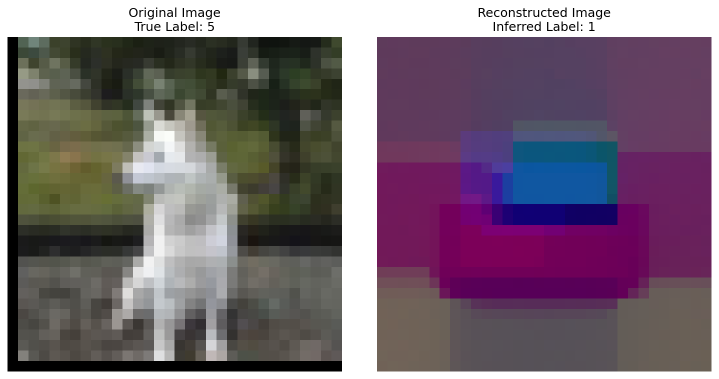
#> input picture baseline_attack_result.png, 1437 x 758 px (shown at 1/2 size)
$ python -i make_poster_pack.py   (imports and definitions only)
#> lines starting #> are read from the running program, lines starting #| are printed output that depends on the picture

import os
import glob
import json
import argparse
import logging
import pandas as pd
import matplotlib.pyplot as plt
import numpy as np
from PIL import Image, ImageDraw, ImageFont
from collections import defaultdict

# Setup logging
# [1 line not run here, left out]
logger = logging.getLogger(__name__)

# Constants
METRICS_FILE = 'metrics.txt'
CONFIG_FILE = 'config.json'
IMAGE_FILE = 'baseline_attack_result.png'
REPORT_DIR = os.path.join('results', 'report')

def setup_fonts():
    # Try to find a decent font, fallback to default
    try:
        # MacOS/Linux common paths
        possible_fonts = [
            "/System/Library/Fonts/Helvetica.ttc",
            "/usr/share/fonts/truetype/dejavu/DejaVuSans.ttf",
            "/usr/share/fonts/truetype/liberation/LiberationSans-Regular.ttf"
        ]
        for font_path in possible_fonts:
            if os.path.exists(font_path):
                return ImageFont.truetype(font_path, 20)
    except:
        pass
    return ImageFont.load_default()

FONT = setup_fonts()

# [102 lines left out: functions parse_metrics, infer_defense_info, scan_results, not called in this run]

def crop_image_panel(img_path, section='recon'):
    """
    Crops specific section from the vertical stack output.
    Assumes standard 3-row layout: Orig, Recon, Diff.
    """
#> called with img_path = '../baseline_attack_result.png', section = 'recon'
    if not img_path: return None
    try:
        img = Image.open(img_path)
#> img is the input picture: PIL image 1437x758 RGBA; mean R, G, B, A 118.5, 103.2, 116.4, 255
        w, h = img.size
#> w = 1437; h = 758
        # Assume 3 rows
        row_h = h // 3
#> row_h = 252

        if section == 'orig':
            return img.crop((0, 0, w, row_h))
        elif section == 'recon':
            return img.crop((0, row_h, w, row_h * 2))
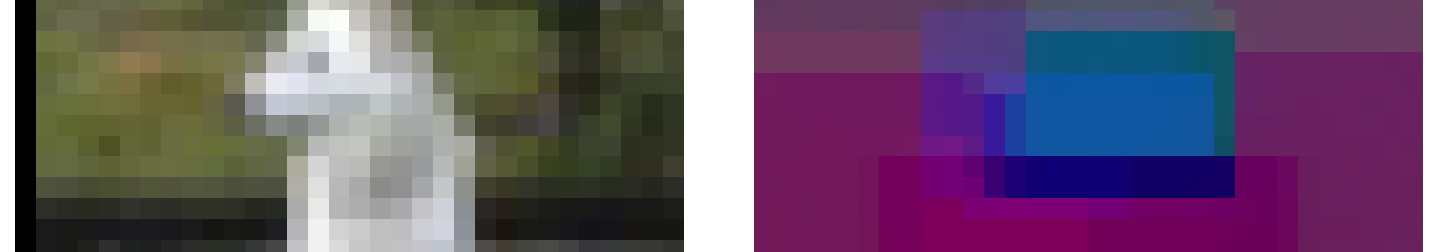
#> returned value: PIL image 1437x252 RGBA; mean R, G, B, A 103.6, 83.1, 106.5, 255
        elif section == 'diff':
            return img.crop((0, row_h * 2, w, h))
        else:
            return img
    except Exception as e:
        logger.error(f"Error cropping {img_path}: {e}")
        return None

# [259 lines left out: functions make_hero_panel, make_vulnerability_plot, make_tradeoff_plot, make_montage, main, not called in this run]

# [2 lines not run here, left out]

>>> result = crop_image_panel('../baseline_attack_result.png')
